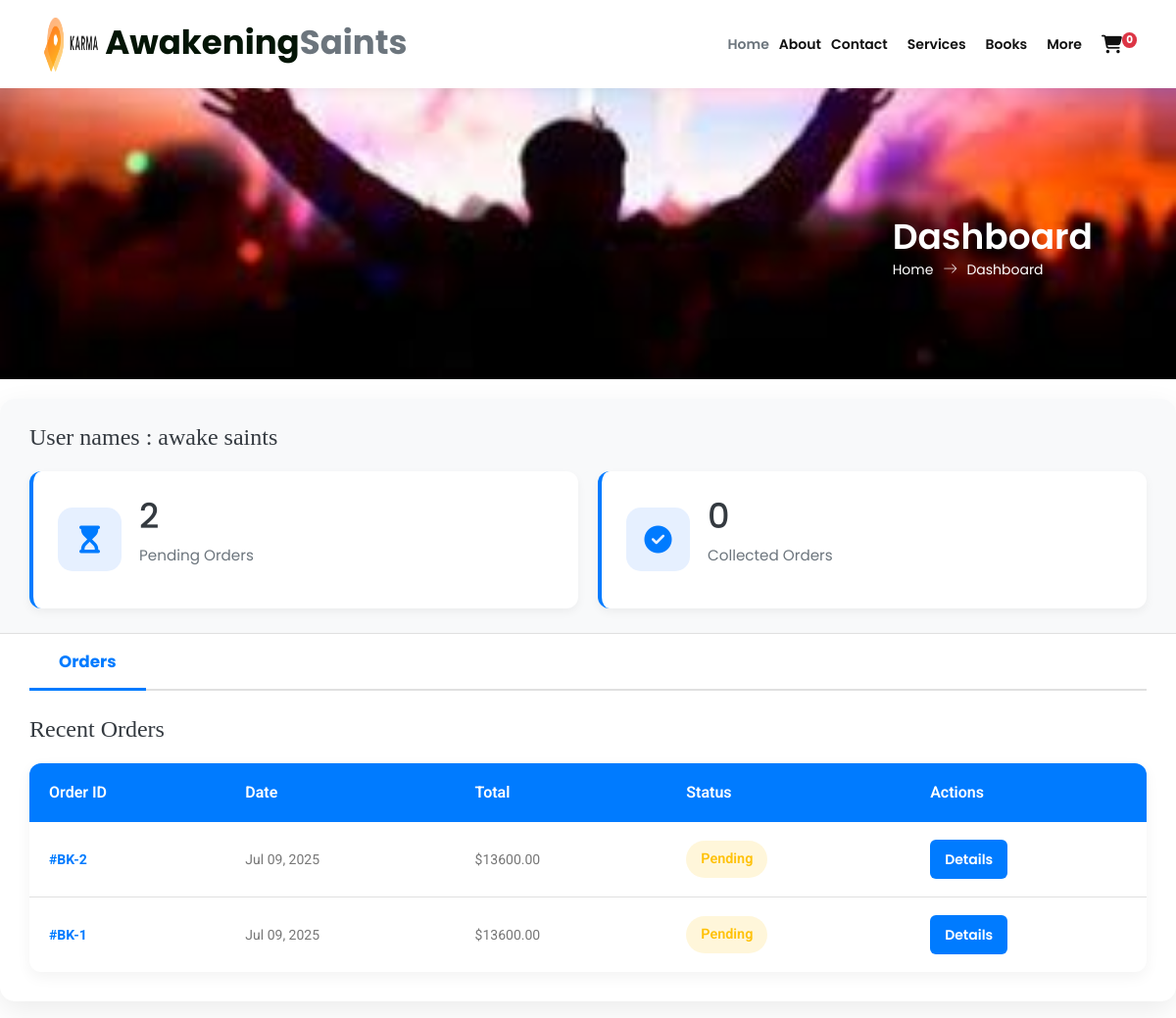
Before: /accounts/dashboard/ (signed in, upper part) with the older database file.
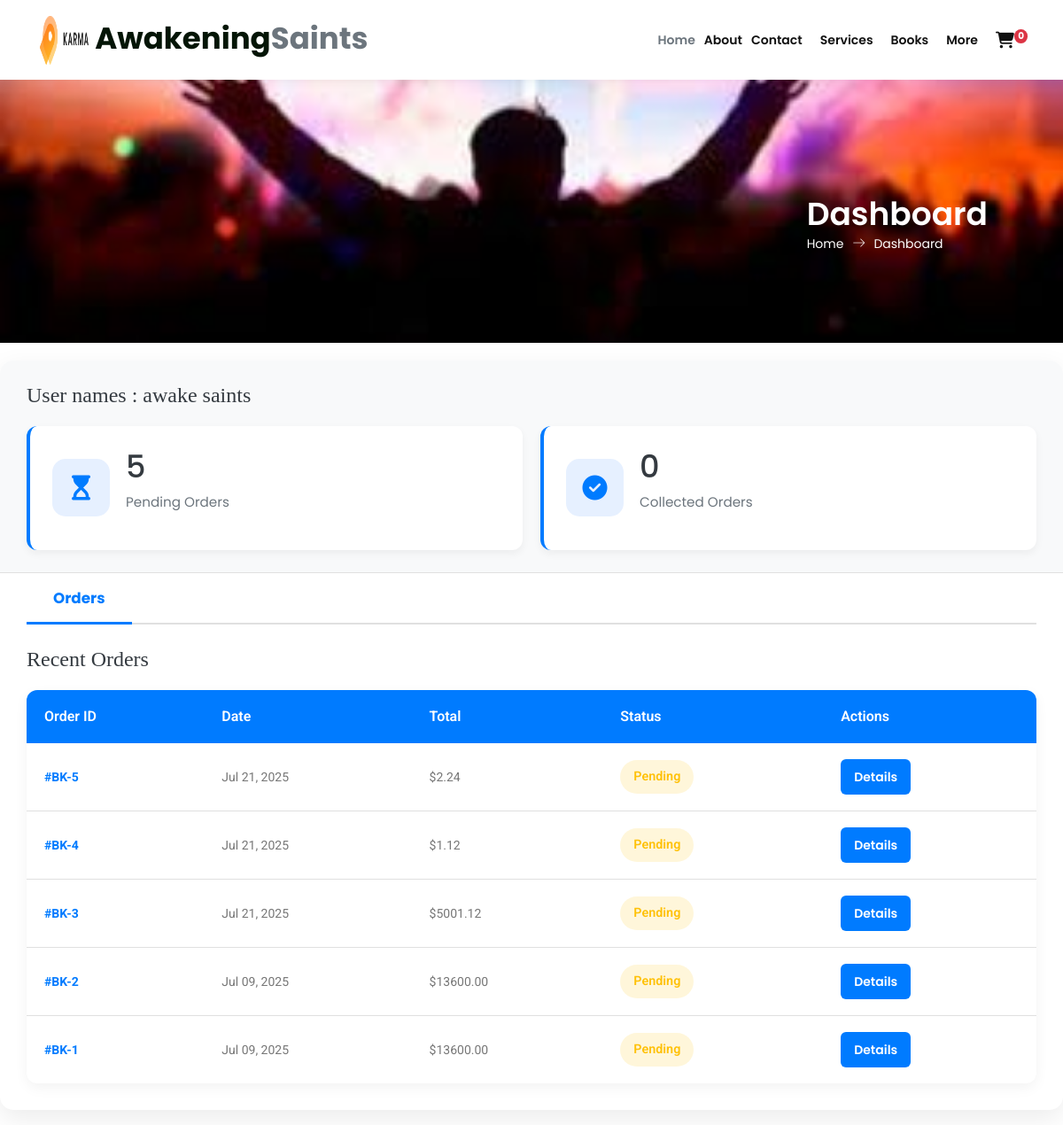
After: the same page with the newer database file.
### useraccounts/models.py (models this page shows, shortened)
class UserBase(AbstractBaseUser, PermissionsMixin):
    email = models.EmailField(_('email address'), unique = True)
    last_name = models.CharField(max_length = 150, unique=True)
    first_name = models.CharField(max_length = 150, blank=True)
    country = CountryField()
    phone_number = models.CharField(max_length=15, blank=True)
    postCode = models.CharField(max_length=12, blank=True)
    address_line_1 = models.CharField(max_length=150, blank=True)
    address_line_2 = models.CharField(max_length=150, blank=True)
    town_city = models.CharField(max_length=150, blank=True)
    is_active = models.BooleanField(default=False)
    is_staff = models.BooleanField(default=False)
    created = models.DateTimeField(auto_now_add=True)
    updated = models.DateTimeField(auto_now=True)
    objects = CustomAccountManager()
    USERNAME_FIELD = 'email'
    REQUIRED_FIELDS = ['first_name', 'last_name']
    class Meta:
        verbose_name = "Authapps"
        verbose_name_plural = "Authapps"

### ecomapp/models.py (models this page shows, shortened)
class BookOrder(models.Model):
    STATUS_CHOICES = [
        ('pending', 'Pending'),
        ('collected', 'Collected'),
    ]
    full_name = models.CharField(max_length=255)  # updated from `name`
    phone = models.CharField(max_length=20)
    email = models.EmailField(blank=True, null=True)
    tx_ref = models.CharField(max_length=100, unique=True)  # transaction ref for Flutterwave
    shipping_fee = models.DecimalField(max_digits=10, decimal_places=2, default=0)
    discount = models.DecimalField(max_digits=10, decimal_places=2, default=0)
    total = models.DecimalField(max_digits=30, decimal_places=2, default=0)
    status = models.CharField(max_length=20, choices=STATUS_CHOICES, default='pending')
    created = models.DateTimeField(auto_now_add=True)

### useraccounts/views.py (the view)
# urls.py: path('dashboard/', views.dashboard, name='dashboard')
@login_required
def dashboard(request):
    user_email = request.user.email
    orders = BookOrder.objects.filter(email=user_email).order_by('-created')
    stats = {
        'pending': orders.filter(status='pending').count(),
        'ready': orders.filter(status='ready').count(),
        'collected': orders.filter(status='collected').count(),
        'cancelled': orders.filter(status='cancelled').count(),
    }
    context = {
        'orders': orders,
        'stats':stats
    }
    return render(request, 'users/useraccounts/users/dashboard.html', context)

### basketapp/basket.py (called while the page is built)
    def __len__(self):
        return sum(item['qty'] for item in self.basket.values())

### basketapp/context_processors.py (called while the page is built)
def cart(request):
    return { 'cart': cartbasket(request)}

### ecomapp/context_processors.py (called while the page is built)
def categories(request):
    return {
        'categories':Category.objects.all()
    }

### ecomapp/models.py (called while the page is built)
    def get_total(self):
        if self.price is None or self.quantity is None:
            return 0
        return self.quantity * self.price

### templates/users/useraccounts/users/dashboard.html (shortened to what this page needs)
{% extends 'base.html' %}
{% load static %}
{% block content %}
	<section class="banner-area organic-breadcrumb">
		<div class="container">
			<div class="breadcrumb-banner d-flex flex-wrap align-items-center justify-content-end">
				<div class="col-first">
					<h1>Dashboard</h1>
					<nav class="d-flex align-items-center">
						<a href="index.html">Home<span class="lnr lnr-arrow-right"></span></a>
						<a href="category.html">Dashboard</a>
					</nav>
				</div>
			</div>
		</div>
	</section>
	<div class="dashboard-container">
        <div class="stats-section">
            <div class="stats-title">
                <h2>User names : {{ user.first_name }} {{ user.last_name }} </h2>
            </div>
            <div class="stats-grid">
				<div class="stat-card">
					<div class="stat-icon">
						<i class="fas fa-hourglass-start"></i>
					</div>
					<div class="stat-info">
						<h3>{{ stats.pending }}</h3>
						<p>Pending Orders</p>
					</div>
				</div>
				<div class="stat-card">
					<div class="stat-icon">
						<i class="fas fa-check-circle"></i>
					</div>
					<div class="stat-info">
						<h3>{{ stats.collected }}</h3>
						<p>Collected Orders</p>
					</div>
				</div>
            </div>
        </div>
        <div class="tabs-container">
            <div class="tabs-header">
                <button class="tab-btn active" data-tab="orders">Orders</button>
            </div>
            <div id="orders" class="tab-content active">
                <div class="orders-header">
                    <h3>Recent Orders</h3>
                </div>
				{% if orders %}
				<table class="order-table">
				<thead>
					<tr>
					<th>Order ID</th>
					<th>Date</th>
					<th>Total</th>
					<th>Status</th>
					<th>Actions</th>
					</tr>
				</thead>
				<tbody>
					{% for order in orders %}
					<tr>
					<td class="order-id">#BK-{{ order.id }}</td>
					<td>{{ order.created|date:"M d, Y" }}</td>
					<td>${{ order.total }}</td>
					<td>
						<span class="status {{ order.status|lower }}">
						{{ order.get_status_display }}
						</span>
					</td>
					<td>
						<button class="action-btn" data-bs-toggle="modal" data-bs-target="#detailsModal{{ order.id }}">
						Details
						</button>
					</td>
					</tr>
					{% endfor %}
				</tbody>
				</table>
				{% else %}
				<p>You haven't placed any orders yet.</p>
				{% endif %}
            </div>
        </div>
    </div>
{% endblock %}

### templates/base.html (shortened to what this page needs)
{% load static %}
<!DOCTYPE html>
<html lang="zxx" class="no-js">
<head>
	<link rel="stylesheet" href="https://cdnjs.cloudflare.com/ajax/libs/font-awesome/6.4.0/css/all.min.css">
	<link rel="stylesheet" href="{% static 'css/linearicons.css' %}">
	<link rel="stylesheet" href="{% static 'css/font-awesome.min.css' %}">
	<link rel="stylesheet" href="{% static 'css/themify-icons.css' %}">
	<link rel="stylesheet" href="{% static 'css/bootstrap.css' %}">
	<link rel="stylesheet" href="{% static 'css/owl.carousel.css' %}">
	<link rel="stylesheet" href="{% static 'css/nice-select.css' %}">
	<link rel="stylesheet" href="{% static 'css/nouislider.min.css' %}">
	<link rel="stylesheet" href="{% static 'css/ion.rangeSlider.css' %}"/>
	<link rel="stylesheet" href="{% static 'css/ion.rangeSlider.skinFlat.css' %}"/>
	<link rel="stylesheet" href="{% static 'css/magnific-popup.css' %}">
	<link rel="stylesheet" href="{% static 'css/checkeditor_custom.css' %}">
	<link rel="stylesheet" href="{% static 'assets/css/style-starter.css' %}">
	<link rel="stylesheet" href="{% static 'css/main.css' %}">
</head>
<body>
	{% include 'navbar.html' %}
    {% block content %} {% endblock %}
</body>
</html>

### templates/navbar.html (shortened to what this page needs)
{% load static %}
  <header id="site-header" class="fixed-top">
    <div class="container">
      <nav class="navbar navbar-expand-lg stroke">
        <h1><a class="navbar-brand mr-lg-5" href="{% url 'sales:homeone' %}">
        <img src="{% static 'assets/images/logo.png' %}" alt="image" style="height: 55px; width: 55px;">
            Awakening<span>Saints</span>
          </a></h1>
        <div class="collapse navbar-collapse" id="navbarTogglerDemo02">
          <ul class="navbar-nav ml-auto">
            <li class="nav-item active">
                <a href="{% url 'sales:homeone' %}" class="nav-link">Home<span class="sr-only">(current)</span></a>
            </li class="nav-item">
            <li>
                <a href="{% url 'sales:about' %}" class="nav-link">About</a>
            </li>
            <li class="nav-item">
                <a href="{% url 'sales:contact' %}" class="nav-link">Contact</a>
            </li>
            <li class="nav-item">
                <a href="{% url 'sales:services' %}" class="nav-link">Services</a>
            </li>
            <li class="nav-item">
                <a href="{% url 'sales:books' %}" class="nav-link">Books</a>
            </li>
          <li class="nav-item dropdown">
            <a class="nav-link dropdown-toggle" href="#" id="navbarMoreDropdown" role="button" data-bs-toggle="dropdown" aria-expanded="false">
              More
            </a>
          </li>
          </ul>
           <ul class="nav navbar-nav navbar-right">
                <li class="nav-item">
                    <a href="{% url 'cart:cart_summary' %}" class="nav-link">
                        <div class="position-relative d-inline-block">
                            <i class="fas fa-shopping-cart fa-lg"></i>
                            <span id="cart_qty" class="position-absolute top-0 start-100 translate-middle badge rounded-pill bg-danger text-white" data-initial-total="{{ cart|length }}">
                                {{ cart|length }}
                            </span>
                        </div>
                    </a>
                </li>
            </ul>
        </div>
      </nav>
    </div>
  </header>

### templates/footer.html (shortened to what this page needs)
{% load static %}

### templates/users/useraccounts/users/dashboard.html (style rules this page uses)
* { margin: 0; padding: 0; box-sizing: border-box; }
:root { --primary: #007bff; --primary-light: #e6f0ff; --primary-dark: #0062cc; --secondary: #6c757d; --light: #f8f9fa; --dark: #343a40; --success: #28a745; --warning: #ffc107; --danger: #dc3545; --card-bg: #ffffff; --border: #e0e0e0; --gray: #6c757d; --light-gray: #f1f3f5; }
.dashboard-container { max-width: 1400px; margin: 20px auto; background: var(--card-bg); border-radius: 15px; box-shadow: 0 10px 30px rgba(0, 0, 0, 0.08); overflow: hidden; }
.stats-section { padding: 25px 30px; background: var(--light); border-bottom: 1px solid var(--border); }
.stats-title { display: flex; justify-content: space-between; align-items: center; margin-bottom: 20px; }
.stats-title h2 { font-family: 'Merriweather', serif; color: var(--dark); font-size: 1.5rem; }
.stats-grid { display: grid; grid-template-columns: repeat(auto-fit, minmax(220px, 1fr)); gap: 20px; }
.stat-card { background: var(--card-bg); border-radius: 12px; padding: 25px; display: flex; align-items: center; gap: 18px; box-shadow: 0 4px 10px rgba(0, 0, 0, 0.05); transition: transform 0.3s; border-left: 4px solid var(--primary); }
.stat-icon { width: 65px; height: 65px; border-radius: 15px; display: flex; align-items: center; justify-content: center; font-size: 28px; background: var(--primary-light); color: var(--primary); }
.stat-info h3 { font-size: 2.2rem; color: var(--dark); margin-bottom: 5px; }
.stat-info p { color: var(--gray); font-size: 0.95rem; }
.tabs-container { padding: 0 30px; }
.tabs-header { display: flex; border-bottom: 2px solid var(--border); margin-bottom: 25px; }
.tab-btn { padding: 16px 30px; background: transparent; border: none; cursor: pointer; font-weight: 700; color: var(--gray); font-size: 1.05rem; position: relative; transition: all 0.3s; }
.tab-btn.active { color: var(--primary); }
.tab-btn.active::after { content: ''; position: absolute; bottom: -2px; left: 0; width: 100%; height: 3px; background: var(--primary); }
.tab-content { display: none; padding-bottom: 30px; }
.tab-content.active { display: block; animation: fadeIn 0.5s ease; }
.orders-header { display: flex; justify-content: space-between; align-items: center; margin-bottom: 20px; }
.orders-header h3 { font-family: 'Merriweather', serif; font-size: 1.5rem; color: var(--dark); }
.order-table { width: 100%; border-collapse: collapse; background: var(--card-bg); border-radius: 12px; overflow: hidden; box-shadow: 0 5px 15px rgba(0, 0, 0, 0.05); }
.order-table th { text-align: left; padding: 18px 20px; background: var(--primary); color: white; font-weight: 600; font-size: 1rem; }
.order-table td { padding: 18px 20px; border-bottom: 1px solid var(--border); }
.order-table tr:last-child td { border-bottom: none; }
.order-id { color: var(--primary); font-weight: 700; }
.status { padding: 7px 15px; border-radius: 20px; font-size: 0.9rem; font-weight: 600; display: inline-block; }
.status.pending { background: rgba(255, 193, 7, 0.15); color: var(--warning); }
.action-btn { padding: 8px 15px; border: none; border-radius: 6px; background: var(--primary); color: white; cursor: pointer; font-weight: 600; transition: all 0.2s; }

Changed rows visible on the page:
added BookOrder: id "5", created "Jul 21, 2025", total "2.24", status "Pending"
added BookOrder: id "4", created "Jul 21, 2025", total "1.12", status "Pending"
added BookOrder: id "3", created "Jul 21, 2025", total "5001.12", status "Pending"
Other visible differences:
{{ stats.pending }}: "2" → "5"
